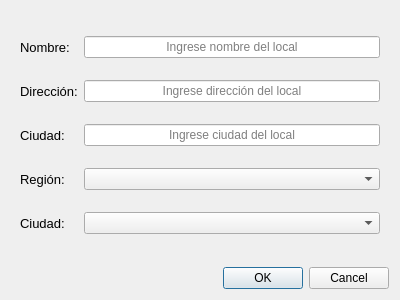
<?xml version="1.0" encoding="UTF-8"?>
<ui version="4.0">
 <class>Dialog</class>
 <widget class="QDialog" name="Dialog">
  <property name="geometry">
   <rect>
    <x>0</x>
    <y>0</y>
    <width>400</width>
    <height>300</height>
   </rect>
  </property>
  <property name="windowTitle">
   <string>Dialog</string>
  </property>
  <layout class="QVBoxLayout" name="verticalLayout">
   <item>
    <widget class="QWidget" name="widget" native="true">
     <layout class="QGridLayout" name="gridLayout">
      <item row="6" column="0">
       <widget class="QLabel" name="label_5">
        <property name="font">
         <font>
          <pointsize>10</pointsize>
         </font>
        </property>
        <property name="text">
         <string>Ciudad:</string>
        </property>
       </widget>
      </item>
      <item row="6" column="2">
       <widget class="QComboBox" name="box_ciudad">
        <property name="currentIndex">
         <number>-1</number>
        </property>
       </widget>
      </item>
      <item row="5" column="2">
       <widget class="QComboBox" name="box_region"/>
      </item>
      <item row="5" column="0">
       <widget class="QLabel" name="label_4">
        <property name="font">
         <font>
          <pointsize>10</pointsize>
         </font>
        </property>
        <property name="text">
         <string>Región:</string>
        </property>
       </widget>
      </item>
      <item row="2" column="2">
       <widget class="QLineEdit" name="line_direccion">
        <property name="alignment">
         <set>Qt::AlignCenter</set>
        </property>
        <property name="placeholderText">
         <string>Ingrese dirección del local</string>
        </property>
       </widget>
      </item>
      <item row="2" column="0">
       <widget class="QLabel" name="label_2">
        <property name="font">
         <font>
          <pointsize>10</pointsize>
         </font>
        </property>
        <property name="text">
         <string>Dirección:</string>
        </property>
       </widget>
      </item>
      <item row="0" column="0">
       <widget class="QLabel" name="label">
        <property name="font">
         <font>
          <pointsize>10</pointsize>
         </font>
        </property>
        <property name="text">
         <string>Nombre:</string>
        </property>
       </widget>
      </item>
      <item row="4" column="0">
       <widget class="QLabel" name="label_3">
        <property name="font">
         <font>
          <pointsize>10</pointsize>
         </font>
        </property>
        <property name="text">
         <string>Ciudad:</string>
        </property>
       </widget>
      </item>
      <item row="0" column="2">
       <widget class="QLineEdit" name="line_nombre_local">
        <property name="alignment">
         <set>Qt::AlignCenter</set>
        </property>
        <property name="placeholderText">
         <string>Ingrese nombre del local</string>
        </property>
       </widget>
      </item>
      <item row="4" column="2">
       <widget class="QLineEdit" name="line_ciudad">
        <property name="inputMask">
         <string/>
        </property>
        <property name="text">
         <string/>
        </property>
        <property name="alignment">
         <set>Qt::AlignCenter</set>
        </property>
        <property name="placeholderText">
         <string>Ingrese ciudad del local</string>
        </property>
       </widget>
      </item>
     </layout>
    </widget>
   </item>
   <item>
    <widget class="QDialogButtonBox" name="buttonBox">
     <property name="orientation">
      <enum>Qt::Horizontal</enum>
     </property>
     <property name="standardButtons">
      <set>QDialogButtonBox::Cancel|QDialogButtonBox::Ok</set>
     </property>
    </widget>
   </item>
  </layout>
 </widget>
 <resources/>
 <connections>
  <connection>
   <sender>buttonBox</sender>
   <signal>accepted()</signal>
   <receiver>Dialog</receiver>
   <slot>accept()</slot>
   <hints>
    <hint type="sourcelabel">
     <x>248</x>
     <y>254</y>
    </hint>
    <hint type="destinationlabel">
     <x>157</x>
     <y>274</y>
    </hint>
   </hints>
  </connection>
  <connection>
   <sender>buttonBox</sender>
   <signal>rejected()</signal>
   <receiver>Dialog</receiver>
   <slot>reject()</slot>
   <hints>
    <hint type="sourcelabel">
     <x>316</x>
     <y>260</y>
    </hint>
    <hint type="destinationlabel">
     <x>286</x>
     <y>274</y>
    </hint>
   </hints>
  </connection>
 </connections>
</ui>
